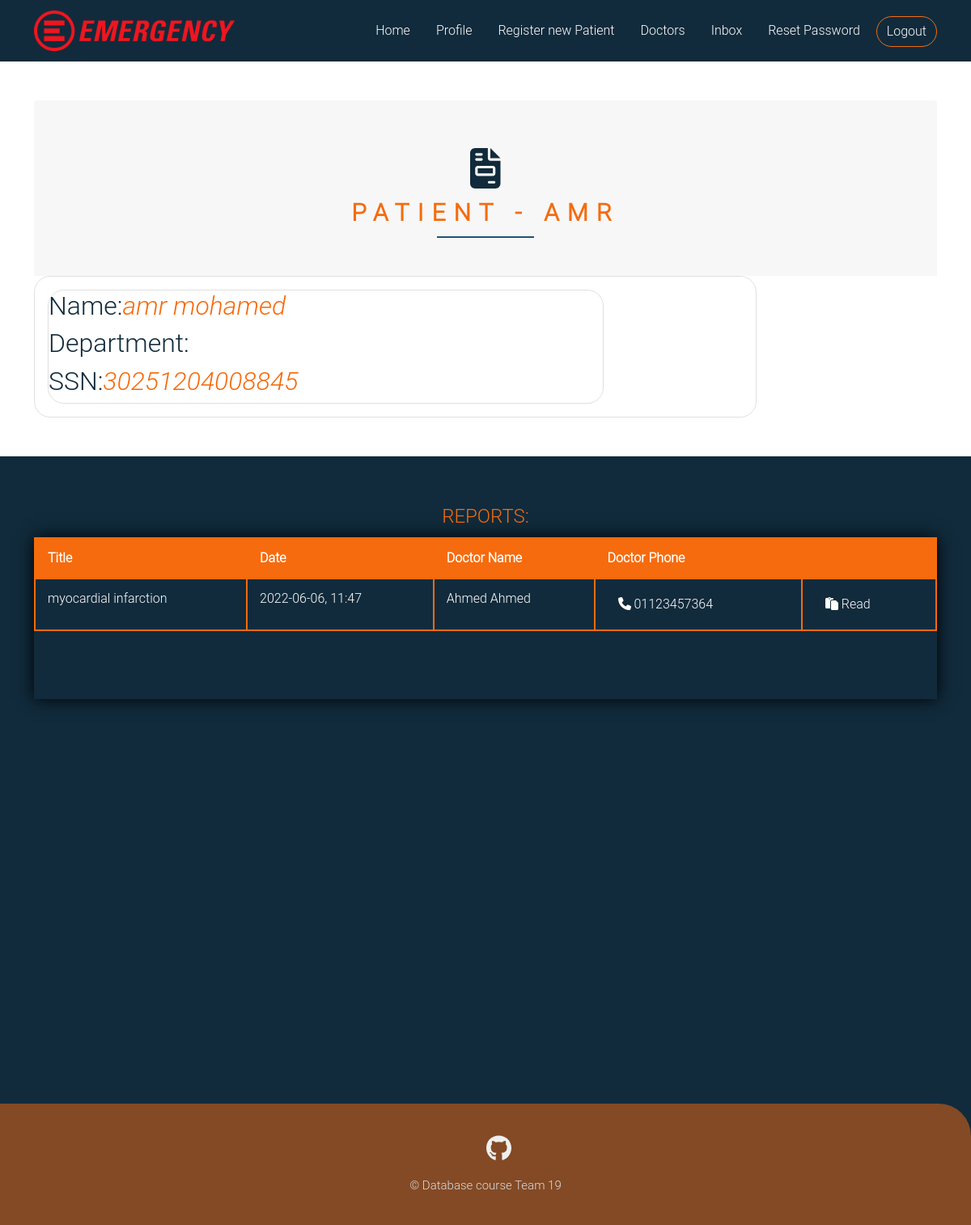
The page /profile_patient/3 (signed in) on the database its author committed.
### emergencydebartment/models.py (models this page shows, shortened)
class User(db.Model, UserMixin):
    __tablename__ = 'user_table'
    id = db.Column(db.Integer, primary_key=True)
    ssn = db.Column(db.Integer, unique=True,nullable=False)
    Fname = db.Column(db.String(20),nullable=False)
    Sname = db.Column(db.String(20))
    Lname = db.Column(db.String(20),nullable=False)
    gender = db.Column(db.String(6),nullable=False)
    phone = db.Column(db.String(11), default='Unknown')
    address = db.Column(db.String(70), default='Unknown')
    birth_date = db.Column(db.DateTime,nullable=False)
    user_role = db.Column(db.String(15), nullable=False, default='Patient')
    password = db.Column(db.String(61),nullable=False)

class Doctor(User):
    id = db.Column(db.Integer, db.ForeignKey('user_table.id'),primary_key=True)
    hiring_date = db.Column(db.DateTime, nullable=False,default = datetime.utcnow)
    salary = db.Column(db.Integer, nullable=False)
    speciallity = db.Column(db.String(80),nullable=False)
    image_file = db.Column(db.String(20),nullable = False, default='default.jpg')
    time_shift = db.Column(db.String(50))
    email = db.Column(db.String(20),unique=True,nullable=False)
    examination = db.relationship('Report',  backref='doctor', lazy=True, foreign_keys = 'Report.doctor_id')
    Inbox = db.relationship('Message',  backref='doctor', lazy=True, foreign_keys = 'Message.receiver_id')

class Report(db.Model):
    id = db.Column(db.Integer, primary_key=True)
    patient_id = db.Column(db.Integer, db.ForeignKey('patient.id'),nullable = False, default=99999999999999)
    doctor_id =  db.Column(db.Integer, db.ForeignKey('doctor.id'),nullable = False)
    patient_ssn = db.Column(db.Integer,nullable=False, default=99999999999999)
    date =  db.Column(db.DateTime, default = datetime.utcnow)
    title = db.Column(db.String(50),nullable = False )
    condition = db.Column(db.String(300))
    urgency = db.Column(db.String(7))
    treatment = db.Column(db.String(100))
    recommendation = db.Column(db.String(100))
    images = db.relationship('Images',  backref='Report', lazy=True, foreign_keys = 'Images.report_id')

### emergencydebartment/routes.py (the view)
@app.route("/profile_patient/<int:patient_id>")
@login_required(role = 'ANY')
def profile_patient(patient_id):
    if current_user.user_role == "Patient" and current_user.id != patient_id:
       abort(403)
    patient = Patient.query.get_or_404(patient_id)
    reports = patient.report
    doctors_names_list = list()
    doctors_phone_list = list()
    for report in reports:
       doctors_names_list.append(Doctor.query.get(report.doctor_id).Fname + " " + Doctor.query.get(report.doctor_id).Lname)
       doctors_phone_list.append(Doctor.query.get(report.doctor_id).phone)
    return render_template('profile_patient.html', patient= patient, reports_names= list(zip(reports, doctors_names_list, doctors_phone_list)))

### emergencydebartment/models.py (called while the page is built)
@login_manager.user_loader
def load_user(user_id):
    return User.query.get(int(user_id))

### emergencydebartment/routes.py (called while the page is built)
def login_required(role="ANY"):
    def wrapper(fn):
        @wraps(fn)
        def decorated_view(*args, **kwargs):
            if not current_user.is_authenticated:
              return login_manager.unauthorized()
            if current_user.user_role != 'Admin':
                if ((current_user.user_role != role) and (role != "ANY")):
                    return login_manager.unauthorized()
            return fn(*args, **kwargs)
        return decorated_view
    return wrapper

### emergencydebartment/templates/profile_patient.html (shortened to what this page needs)
{% extends "layout.html" %}
{% block content %}
        <section class="services pt-5 pb-5">
            <div class="container align-items-center">
                <div class="card-header" style="border: none;">
              <div class="main-title mt-5 mb-5 position-relative text-center">
                <h1 class="serv-icon mb-0">
                  <i class="fas fa-file-invoice align-items-center"></i>
                </h1>
                <p class="title ">patient - {{patient.Fname}}</p>
              </div>
            </div>
              <div class="card text-left">
                    <div class="card-body">
                        <div class="card">
                               <div class="textblue">
                                   <h2>Name:<i class="textgold">{{ patient.Fname }} {{ patient.Lname }}</i></h2>
                                  <h2>Department: </h2>
                                  <h2>SSN:<i class="textgold">{{patient.ssn}}</i></h2>
                                </div>
                            </div>
                        </div>
                    </div>
                </div>
        </section>
        <div class="container">
            <legend class="textgold text-uppercase"> reports:</legend>
            {% if not reports_names %}
            <div class="box backwhite">
                There is no reports to show for {{ patient.Fname }}  {{ patient.Lname }}
            </div>
            {% else %}
            <div class="content-table ">
                <div class="scrollme">
                    <table class="table table-bordered table-responsive">
                        <thead>
                            <tr >
                                <th scope="col">Title</th>
                                <th scope="col">Date</th>
                                <th scope="col">Doctor Name</th>
                                <th scope="col">Doctor Phone</th>
                                <th scope="col"></th>
                            </tr>
                        </thead>
                        <tbody>
                        {% for report, name, phone in reports_names %}
                            <tr>
                                <td>{{report.title}}</td>
                                <td>{{report.date.strftime("%Y-%m-%d, %H:%M")}}</td>
                                <td>{{name}}</td>
                                <td>
                                        <a class="calling_btn btn rounded-pill main-btn " style="color:white ;" href="tel:+2{{phone}} "> <i class="fa-solid fa-phone"></i> {{phone}}</a>
                                    </td>
                                    <td><a class="calling_btn btn rounded-pill main-btn " style="color:white ;" href="{{url_for('report', report_id=report.id)}} "> <i class="fa-solid fa-paste"></i> Read</a></td>
                            </tr>
                            {% endfor %}
                        </tbody>
                    </table>
                </div>
            </div>
            {% endif %}
        </div>
    {% endblock %}

### emergencydebartment/static/styles/style.css (style rules this page uses)
:root { --blue-color: #112B3C; --orange-color:#F66B0E; --blue-off-color:#205375; --white-off-color:#EFEFEF; --gray-color:#DDDDDD; }
body { font-family: 'Roboto Light',sans-serif; background-color: var(--blue-color); }
.textgold { color: #f66b0e; }
.services { background:white; margin-bottom: 0; }
.services .container .card { background: none; width: 80%; color: white; border-radius: 20px; cursor: pointer; transition: 0.5s; }
.services .serv-icon { color: var(--blue-color); font-size: 50px; }
.services .title { text-transform: uppercase; letter-spacing: 10px; color: var(--orange-color); font-weight: bolder; font-size: 30px; }
.main-title::after { content: ""; width: 120px; height: 2px; background-color:var(--blue-off-color); position: absolute; bottom: -10px; left: 50%; transform: translateX(-50%) translateY(-50%); }
legend { margin-top: 5%; color: white; text-align: center; }
.textblue { color: #112B3C; }

### emergencydebartment/static/styles/table.css (style rules this page uses)
.content-table { border-collapse: collapse; margin: 25px 0; min-width: 400px; max-width: 1400px; min-height: 200px; box-shadow: 0 0 20px rgb(0, 0, 0.15); }
.content-table thead tr { background-color: #f66b0e; color: white; text-align: left; font-weight: bold; border: 2px solid #f66b0e; }
.content-table th, .content-table td { padding: 12px 15px; color: white; border: 2px solid #f66b0e; }

### emergencydebartment/static/styles/login.css (style rules this page uses)
:root { --blue-color: #112B3C; --orange-color:#F66B0E; --blue-off-color:#205375; --white-off-color:#EFEFEF; --gray-color:#DDDDDD; }
html, body { height: 100%; font-family: 'Roboto Light',sans-serif; background-color: var(--blue-color); }

### rows shown on the page
User: Fname "AMR", Fname "amr", Lname "mohamed", ssn "30251204008845"
Doctor: title "myocardial infarction", date "2022-06-06, 11:47", name "Ahmed Ahmed", phone "01123457364"
